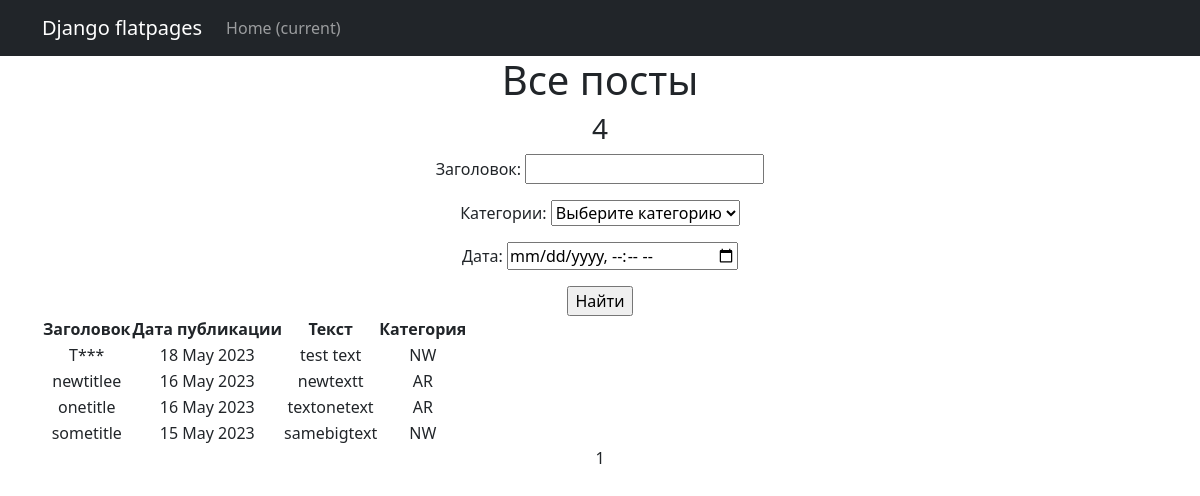
Before: /news/ with the older database file.
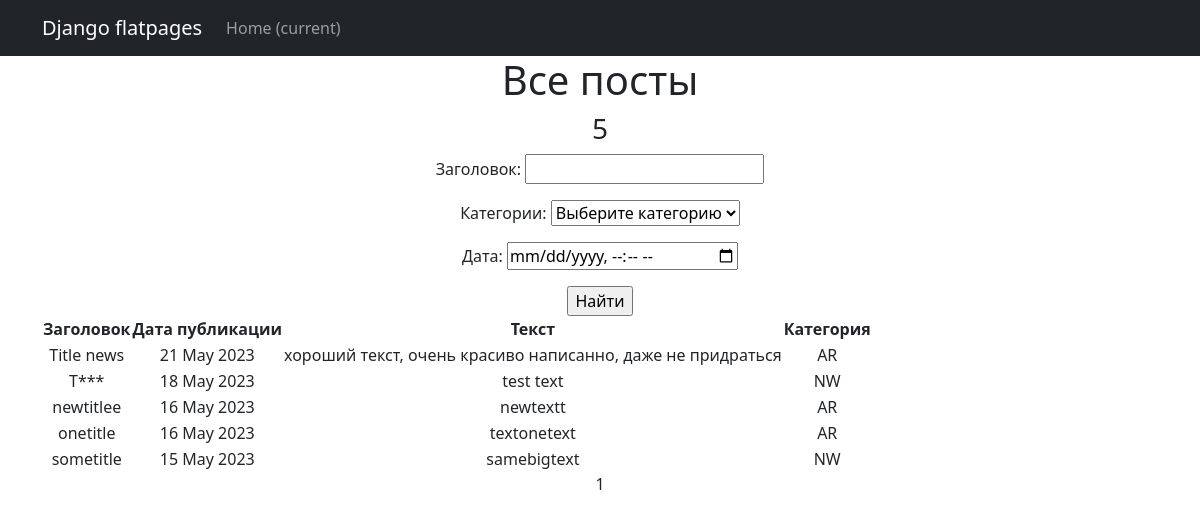
After: the same page with the newer database file.
### New/models.py (models this page shows, shortened)
class Post (models.Model):
    postAuthor = models.ForeignKey('Author', on_delete=models.CASCADE)
    NEWS ='NW'
    ARTICLE = 'AR'
    CATEGORY_CHOICES = (
        (NEWS,'Новость'),
        (ARTICLE, 'Статья'),
    )
    categoryType =  models.CharField(max_length=2, choices=CATEGORY_CHOICES, default=ARTICLE)
    dataCreation = models.DateTimeField(auto_now_add=True)
    postCategory = models.ManyToManyField(Category, through='PostCategory')
    title = models.CharField(max_length=128)
    text = models.TextField(max_length=128)
    rating = models.SmallIntegerField(default=0)

### New/views.py (the view)
# urls.py: path('', PostList.as_view(), name='post_list'),
class PostList(ListView):
    model = Post
    ordering = '-dataCreation'
    template_name = 'post_list.html'
    context_object_name = 'Posts'
    paginate_by = 10
    def get_queryset(self):
        queryset = super().get_queryset()
        self.filterset = PostFilter(self.request.GET, queryset)
        return self.filterset.qs
    def get_context_data(self, **kwargs):
        context = super().get_context_data(**kwargs)
        context['time_now'] = datetime.utcnow()
        context['filterset'] = self.filterset
        context['Post'] = None
        return context

### New/models.py (called while the page is built)
    def __str__(self):
        return f'{self.name}'

### New/templatetags/custom_filters.py (called while the page is built)
@register.filter()
def censor(sentence):
    text = sentence.split()
    for i, word in enumerate(text):
        if word in bad_words:
            text[i] = word[0] + '***'
    return ' '.join(text)

### templates/post_list.html (shortened to what this page needs)
{% extends 'flatpages/default.html' %}
{% load custom_filters %}
{% load custom_tags %}
{% block content %}
    <h1>Все посты</h1>
        <h3>{{ Posts|length }}</h3>
<form action="" method="get">
       {{ filterset.form.as_p }}
       <input type="submit" value="Найти" />
   </form>
    {% if Posts %}
       <table>
           <tr>
               <td> <b>Заголовок</b> </td>
               <td> <b>Дата публикации</b> </td>
               <td> <b>Текст</b> </td>
               <td> <b>Категория</b> </td>
           </tr>
           {% for post in Posts %}
           <tr>
               <td>{{ post.title|censor }}</td>
               <td>{{ post.dataCreation|date:'d M Y' }}</td>
               <td>{{ post.text|truncatewords:20 }}</td>
               <td>{{ post.categoryType }}</td>
               <td>
                </td>
           </tr>
           {% endfor %}
       </table>
   {% else %}
       <h2>Постов нет!</h2>
   {% endif %}
   {{ page_obj.number }}
{% endblock content %}

Changed rows visible on the page:
added Post: title|censor "Title news", dataCreation "21 May 2023", text "хороший текст, очень красиво написанно, даже не придраться", categoryType "AR"
Other visible differences:
{{ Posts|length }}: "4" → "5"
